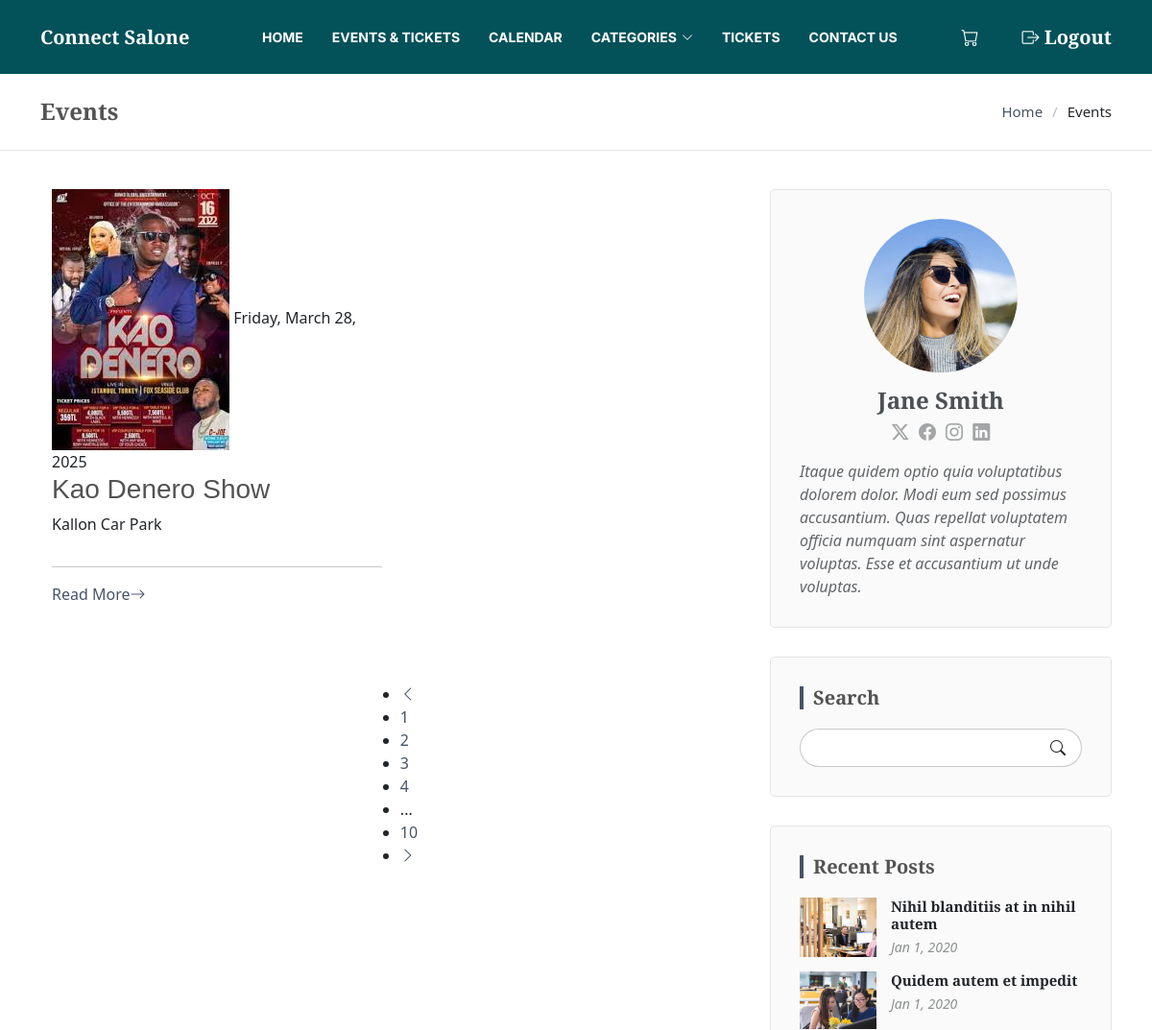
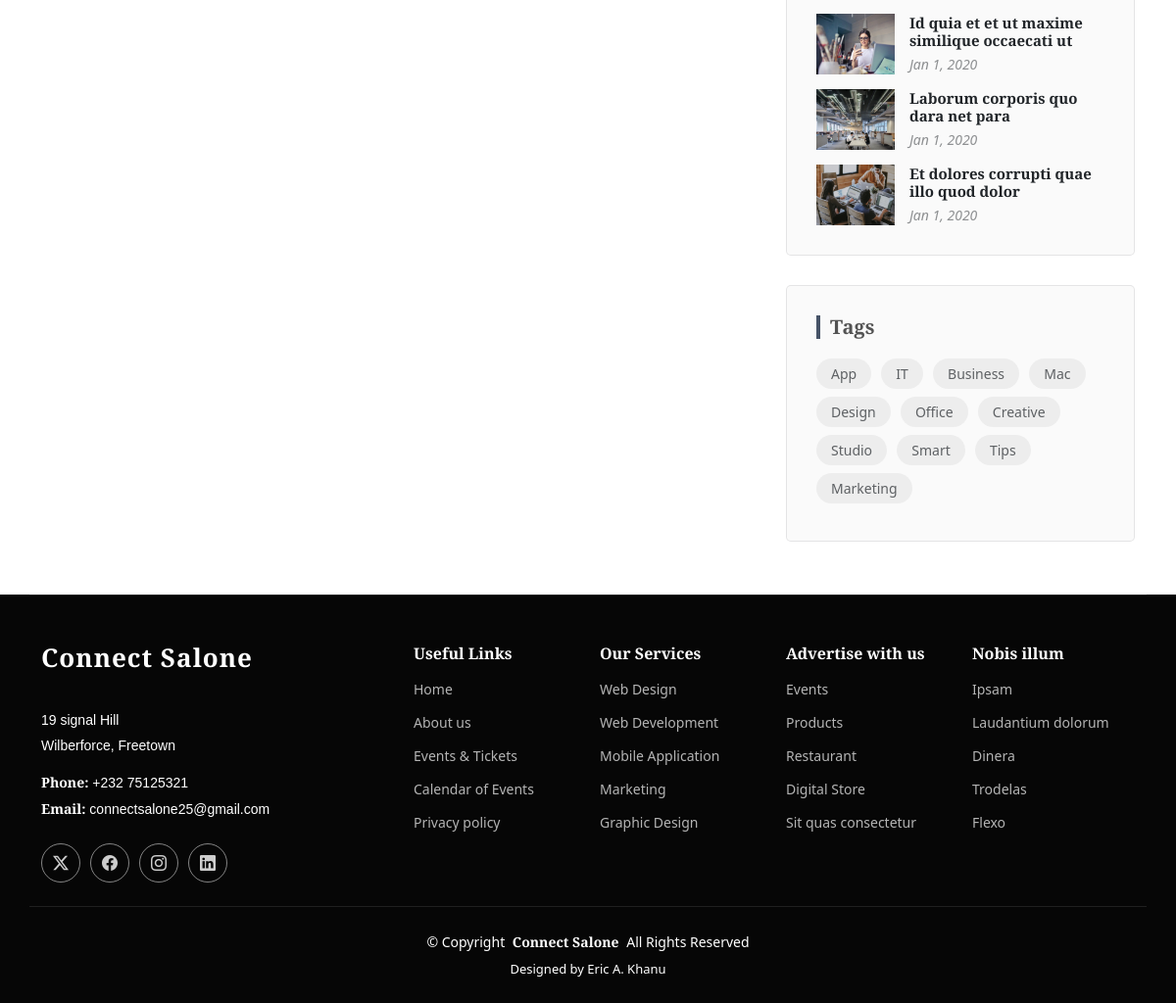
The page /event-list/ (signed in) on the database its author committed (2 pictures, top to bottom).
### events/models.py (models this page shows, shortened)
class Event(models.Model):
    event_name = models.CharField(max_length=200)
    event_description = models.TextField()
    event_type = models.CharField(
        max_length=100,
        choices=[('concert', 'Concert'), ('conference', 'Conference'), ('sports', 'Sports'), ('theatre', 'Theatre')]
    )
    event_date = models.DateTimeField()
    event_location = models.CharField(max_length=255)
    event_status = models.CharField(
        max_length=20,
        choices=[('upcoming', 'Upcoming'), ('sold_out', 'Sold Out'), ('canceled', 'Canceled'), ('normal', 'Normal')],
        default='upcoming'
    )
    event_image = models.ImageField(upload_to='event_images/', null=True, blank=True)
    early_bird_price = models.DecimalField(max_digits=10, decimal_places=2)
    normal_price = models.DecimalField(max_digits=10, decimal_places=2)
    early_bird_end = models.DateTimeField(null=True, blank=True)
    video_url = models.URLField(max_length=500, null=True, blank=True)
    video_file = models.FileField(upload_to='event_videos/', null=True, blank=True)
    event_logo = models.ImageField(upload_to='event_logos/', null=True, blank=True)
    event_created_at = models.DateTimeField(auto_now_add=True)
    event_updated_at = models.DateTimeField(auto_now=True)
    sponsorers = models.ManyToManyField(Sponsorer, related_name="events", blank=True)
    view_count = models.PositiveIntegerField(default=0)  # Corrected
    class Meta:
        verbose_name = 'Event'
        verbose_name_plural = 'Events'

### events/views.py (the view)
# urls.py: path('event-list/', event_list, name='event-list'),
def event_list(request):
    events = Event.objects.all()
    cart_count = 0
    if request.user.is_authenticated:
        cart = Cart.objects.filter(user=request.user, is_paid=False).first()
        if cart:
            cart_count = cart.cart_count
    context = {'cart_count': cart_count, 'events': events}
    return render(request, 'events/event_list.html', context)

### events/templates/events/event_list.html
{% extends "events/base.html" %} {% load static %} {% block content %}
<main class="main">
  <div class="page-title position-relative">
    <div class="container d-lg-flex justify-content-between align-items-center">
      <h1 class="mb-2 mb-lg-0">Events</h1>
      <nav class="breadcrumbs">
        <ol>
          <li><a href="{% url 'home' %}">Home</a></li>
          <li class="current">Events</li>
        </ol>
      </nav>
    </div>
  </div>
  <div class="container">
    <div class="row">
      <div class="col-lg-8">
        <section id="blog-posts" class="blog-posts section">
          <div class="container">
            <div class="row gy-4">
              <div class="col-lg-6">
                <article class="position-relative h-100">
                  {% for event in events %}
                  <div class="post-img position-relative overflow-hidden">
                    <img
                      src="{{ event.event_image.url}}"
                      class="img-fluid"
                      alt=""
                    />
                    <span class="post-date"
                      >{{ event.event_date|date:"l, F d, Y" }}</span
                    >
                  </div>
                  <div class="post-content d-flex flex-column">
                    <h3 class="post-title">{{ event.event_name}}</h3>
                    <p>{{ event.event_location}}</p>
                    <hr />
                    <a href="blog-details.html" class="readmore stretched-link"
                      ><span>Read More</span><i class="bi bi-arrow-right"></i
                    ></a>
                  </div>
                  {% endfor %}
                </article>
              </div>
            </div>
          </div>
        </section>
        <section id="blog-pagination" class="blog-pagination section">
          <div class="container">
            <div class="d-flex justify-content-center">
              <ul>
                <li>
                  <a href="#"><i class="bi bi-chevron-left"></i></a>
                </li>
                <li><a href="#">1</a></li>
                <li><a href="#" class="active">2</a></li>
                <li><a href="#">3</a></li>
                <li><a href="#">4</a></li>
                <li>...</li>
                <li><a href="#">10</a></li>
                <li>
                  <a href="#"><i class="bi bi-chevron-right"></i></a>
                </li>
              </ul>
            </div>
          </div>
        </section>
      </div>
      <div class="col-lg-4 sidebar">
        <div class="widgets-container">
          <div class="blog-author-widget-2 widget-item">
            <div class="d-flex flex-column align-items-center">
              <img
                src="assets/img/blog/blog-author.jpg"
                class="rounded-circle flex-shrink-0"
                alt=""
              />
              <h4>Jane Smith</h4>
              <div class="social-links">
                <a href="https://x.com/#"><i class="bi bi-twitter-x"></i></a>
                <a href="https://facebook.com/#"
                  ><i class="bi bi-facebook"></i
                ></a>
                <a href="https://instagram.com/#"
                  ><i class="biu bi-instagram"></i
                ></a>
                <a href="https://instagram.com/#"
                  ><i class="biu bi-linkedin"></i
                ></a>
              </div>
              <p>
                Itaque quidem optio quia voluptatibus dolorem dolor. Modi eum
                sed possimus accusantium. Quas repellat voluptatem officia
                numquam sint aspernatur voluptas. Esse et accusantium ut unde
                voluptas.
              </p>
            </div>
          </div>
          <div class="search-widget widget-item">
            <h3 class="widget-title">Search</h3>
            <form action="">
              <input type="text" />
              <button type="submit" title="Search">
                <i class="bi bi-search"></i>
              </button>
            </form>
          </div>
          <div class="recent-posts-widget widget-item">
            <h3 class="widget-title">Recent Posts</h3>
            <div class="post-item">
              <img
                src="assets/img/blog/blog-recent-1.jpg"
                alt=""
                class="flex-shrink-0"
              />
              <div>
                <h4>
                  <a href="blog-details.html"
                    >Nihil blanditiis at in nihil autem</a
                  >
                </h4>
                <time datetime="2020-01-01">Jan 1, 2020</time>
              </div>
            </div>
            <div class="post-item">
              <img
                src="assets/img/blog/blog-recent-2.jpg"
                alt=""
                class="flex-shrink-0"
              />
              <div>
                <h4><a href="blog-details.html">Quidem autem et impedit</a></h4>
                <time datetime="2020-01-01">Jan 1, 2020</time>
              </div>
            </div>
            <div class="post-item">
              <img
                src="assets/img/blog/blog-recent-3.jpg"
                alt=""
                class="flex-shrink-0"
              />
              <div>
                <h4>
                  <a href="blog-details.html"
                    >Id quia et et ut maxime similique occaecati ut</a
                  >
                </h4>
                <time datetime="2020-01-01">Jan 1, 2020</time>
              </div>
            </div>
            <div class="post-item">
              <img
                src="assets/img/blog/blog-recent-4.jpg"
                alt=""
                class="flex-shrink-0"
              />
              <div>
                <h4>
                  <a href="blog-details.html"
                    >Laborum corporis quo dara net para</a
                  >
                </h4>
                <time datetime="2020-01-01">Jan 1, 2020</time>
              </div>
            </div>
            <div class="post-item">
              <img
                src="assets/img/blog/blog-recent-5.jpg"
                alt=""
                class="flex-shrink-0"
              />
              <div>
                <h4>
                  <a href="blog-details.html"
                    >Et dolores corrupti quae illo quod dolor</a
                  >
                </h4>
                <time datetime="2020-01-01">Jan 1, 2020</time>
              </div>
            </div>
          </div>
          <div class="tags-widget widget-item">
            <h3 class="widget-title">Tags</h3>
            <ul>
              <li><a href="#">App</a></li>
              <li><a href="#">IT</a></li>
              <li><a href="#">Business</a></li>
              <li><a href="#">Mac</a></li>
              <li><a href="#">Design</a></li>
              <li><a href="#">Office</a></li>
              <li><a href="#">Creative</a></li>
              <li><a href="#">Studio</a></li>
              <li><a href="#">Smart</a></li>
              <li><a href="#">Tips</a></li>
              <li><a href="#">Marketing</a></li>
            </ul>
          </div>
        </div>
      </div>
    </div>
  </div>
</main>
{% endblock %}

### static/assets/css/main.css (style rules this page uses)
:root { --default-font: "EB Garamond", system-ui, -apple-system, "Segoe UI", Roboto, "Helvetica Neue", Arial, "Noto Sans", "Liberation Sans", sans-serif, "Apple Color Emoji", "Segoe UI Emoji", "Segoe UI Symbol", "Noto Color Emoji"; --heading-font: "EB Garamond", sans-serif; --nav-font: "Inter", sans-serif; }
:root { --background-color: #ffffff; --default-color: #212529; --heading-color: #535353; --accent-color: #465367; --surface-color: #ffffff; --contrast-color: #ffffff; }
:root { --nav-color: #6a6a6a; --nav-hover-color: #465367; --nav-blue-color: #007bff; --nav-dark-blue-color: #0056b3; --nav-mobile-background-color: #ffffff; --nav-dropdown-background-color: #ffffff; --nav-dropdown-color: #6a6a6a; --nav-dropdown-hover-color: #465367; }
:root { scroll-behavior: smooth; }
body { color: var(--default-color); background-color: var(--background-color); font-family: var(--default-font); }
a { color: var(--accent-color); text-decoration: none; transition: 0.3s; }
h1, h2, h3, h4, h5, h6 { color: var(--heading-color); font-family: var(--heading-font); }
.page-title { color: var(--default-color); background-color: var(--background-color); padding: 25px 0; position: relative; border-bottom: 1px solid color-mix(in srgb, var(--default-color), transparent 90%); }
.page-title h1 { font-size: 24px; font-weight: 700; }
.page-title .breadcrumbs ol { display: flex; flex-wrap: wrap; list-style: none; padding: 0; margin: 0; font-size: 15px; font-weight: 400; }
.page-title .breadcrumbs ol li + li { padding-left: 10px; }
.page-title .breadcrumbs ol li + li::before { content: "/"; display: inline-block; padding-right: 10px; color: color-mix(in srgb, var(--default-color), transparent 70%); }
section, .section { color: var(--default-color); background-color: var(--background-color); padding: 40px 0; scroll-margin-top: 90px; overflow: clip; }
.widgets-container { margin: 40px 0 30px 0; }
.widget-title { color: var(--heading-color); font-size: 20px; font-weight: 600; padding: 0 0 0 10px; margin: 0 0 20px 0; border-left: 4px solid var(--accent-color); }
.widget-item { margin-bottom: 30px; background-color: color-mix(in srgb, var(--default-color), transparent 98%); border: 1px solid color-mix(in srgb, var(--default-color), transparent 90%); padding: 30px; border-radius: 5px; }
.widget-item:last-child { margin-bottom: 0; }
.search-widget form { background: var(--background-color); border: 1px solid color-mix(in srgb, var(--default-color), transparent 75%); padding: 3px 10px; position: relative; border-radius: 50px; transition: 0.3s; }
.search-widget form input[type="text"] { border: 0; padding: 4px 10px; border-radius: 4px; width: calc(100% - 40px); background-color: var(--background-color); color: var(--default-color); }
.search-widget form button { background: none; color: var(--default-color); position: absolute; top: 0; right: 0; bottom: 0; border: 0; font-size: 16px; padding: 0 16px; transition: 0.3s; line-height: 0; }
.search-widget form button i { line-height: 0; }
.recent-posts-widget .post-item { display: flex; margin-bottom: 15px; }
.recent-posts-widget .post-item:last-child { margin-bottom: 0; }
.recent-posts-widget .post-item img { width: 80px; margin-right: 15px; }
.recent-posts-widget .post-item h4 { font-size: 15px; font-weight: bold; margin-bottom: 5px; }
.recent-posts-widget .post-item h4 a { color: var(--default-color); transition: 0.3s; }
.recent-posts-widget .post-item time { display: block; font-style: italic; font-size: 14px; color: color-mix(in srgb, var(--default-color), transparent 50%); }
.tags-widget ul { list-style: none; padding: 0; margin: 0; }
.tags-widget ul li { display: inline-block; }
.tags-widget ul a { background-color: color-mix(in srgb, var(--default-color), transparent 94%); color: color-mix(in srgb, var(--default-color), transparent 30%); border-radius: 50px; font-size: 14px; padding: 5px 15px; margin: 0 6px 8px 0; display: inline-block; transition: 0.3s; }
.blog-author-widget-2 img { max-width: 160px; }
.blog-author-widget-2 h4 { font-weight: 600; font-size: 24px; margin: 15px 0 0 0; padding: 0; color: color-mix(in srgb, var(--default-color), transparent 20%); }
.blog-author-widget-2 .social-links { margin: 5px 0; }
.blog-author-widget-2 .social-links a { color: color-mix(in srgb, var(--default-color), transparent 60%); margin: 0 3px; font-size: 18px; }
.blog-author-widget-2 p { font-style: italic; color: color-mix(in srgb, var(--default-color), transparent 30%); margin: 10px 0 0 0; }

### rows shown on the page
Event: event_image (picture), event_date "Friday, March 28, 2025", event_name "Kao Denero Show", event_location "Kallon Car Park"
